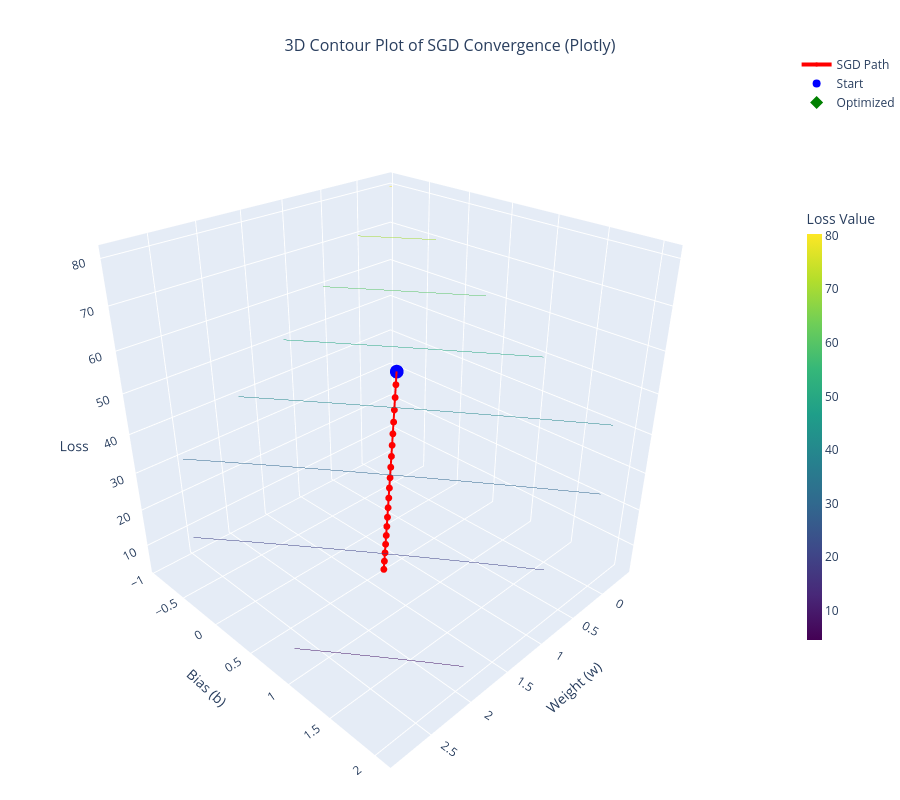

The cell this chart's notebook holds for it:
### Code cell
import plotly.graph_objects as go

fig = go.Figure()

fig.add_trace(go.Surface(
    x=W, y=B, z=Z,
    colorscale='Viridis',
    opacity=0.8,
    showscale=True,
    colorbar=dict(title='Loss Value', thickness=15, len=0.6),
    hidesurface=True, 
    contours=dict(
        z=dict(show=True, usecolormap=True, highlightcolor="limegreen", project_z=False, size=1.5)
    )
))

fig.add_trace(go.Scatter3d(
    x=w_hist, y=b_hist, z=loss_hist,
    mode='lines+markers',
    line=dict(color='red', width=4),
    marker=dict(size=4, color='red'),
    name='SGD Path'
))

fig.add_trace(go.Scatter3d(
    x=[w_hist[0]], y=[b_hist[0]], z=[loss_hist[0]],
    mode='markers',
    marker=dict(size=8, color='blue', symbol='circle'),
    name='Start'
))

fig.add_trace(go.Scatter3d(
    x=[w_opt], y=[b_opt], z=[loss_hist[-1]],
    mode='markers',
    marker=dict(size=10, color='green', symbol='diamond'),
    name='Optimized'
))

fig.update_layout(
    title=dict(
        text='3D Contour Plot of SGD Convergence (Plotly)',
        x=0.5, y=0.95, font=dict(size=16)
    ),
    scene=dict(
        xaxis_title='Weight (w)',
        yaxis_title='Bias (b)',
        zaxis_title='Loss',
        camera=dict(
            eye=dict(x=1.5, y=1.5, z=1.2) 
        )
    ),
    width=900,
    height=800,
    margin=dict(l=0, r=0, b=0, t=50)
)

fig.show()

### Figure 1 — Plotly figure (JSON) as saved in the notebook; plotly's stock layout.template omitted (floating-point values rounded to 4 significant figures; data arrays with more than 128 entries replaced by an {"elided": "..."} marker saying what was removed)
{"data": [{"colorbar": {"len": 0.6, "thickness": 15, "title": {"text": "Loss Value"}}, "colorscale": [[0, "#440154"], [0.1111, "#482878"], [0.2222, "#3e4989"], [0.3333, "#31688e"], [0.4444, "#26828e"], [0.5556, "#1f9e89"], [0.6667, "#35b779"], [0.7778, "#6ece58"], [0.8889, "#b5de2b"], [1, "#fde725"]], "contours": {"z": {"highlightcolor": "limegreen", "project": {"z": false}, "show": true, "size": 1.5, "usecolormap": true}}, "hidesurface": true, "opacity": 0.8, "showscale": true, "type": "surface", "x": {"elided": "100x100 float values"}, "y": {"elided": "100x100 float values"}, "z": {"elided": "100x100 float values"}}, {"line": {"color": "red", "width": 4}, "marker": {"color": "red", "size": 4}, "mode": "lines+markers", "name": "SGD Path", "type": "scatter3d", "x": [0.6089, 0.6908, 0.7708, 0.8488, 0.925, 0.9993, 1.072, 1.143, 1.211, 1.279, 1.344, 1.409, 1.471, 1.532, 1.591, 1.649, 1.706, 1.761, 1.815, 1.868], "y": [0.06637, 0.1312, 0.1945, 0.2562, 0.3165, 0.3753, 0.4327, 0.4889, 0.5436, 0.597, 0.6491, 0.7, 0.7498, 0.7983, 0.8456, 0.8918, 0.9369, 0.9809, 1.024, 1.066], "z": [45.86, 43.68, 41.61, 39.63, 37.75, 35.96, 34.25, 32.63, 31.08, 29.61, 28.21, 26.88, 25.61, 24.4, 23.25, 22.15, 21.1, 20.11, 19.16, 18.26]}, {"marker": {"color": "blue", "size": 8, "symbol": "circle"}, "mode": "markers", "name": "Start", "type": "scatter3d", "x": [0.6089], "y": [0.06637], "z": [45.86]}, {"marker": {"color": "green", "size": 10, "symbol": "diamond"}, "mode": "markers", "name": "Optimized", "type": "scatter3d", "x": [[1.868]], "y": [1.066], "z": [18.26]}], "layout": {"height": 800, "margin": {"b": 0, "l": 0, "r": 0, "t": 50}, "scene": {"camera": {"eye": {"x": 1.5, "y": 1.5, "z": 1.2}}, "xaxis": {"title": {"text": "Weight (w)"}}, "yaxis": {"title": {"text": "Bias (b)"}}, "zaxis": {"title": {"text": "Loss"}}}, "title": {"font": {"size": 16}, "text": "3D Contour Plot of SGD Convergence (Plotly)", "x": 0.5, "y": 0.95}, "width": 900}}
